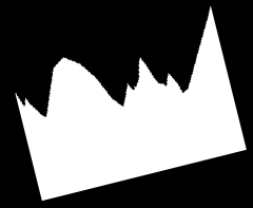
#> input picture set0/0.png, 253 x 208 px
$ python -i image_utils.py   (imports and definitions only)   (older library calls are emulated)
#> lines starting #> are read from the running program, lines starting #| are printed output that depends on the picture; after the words box and inside, x2 and y2 are one past the last pixel; in counts of white or black regions, pixels touching at a corner belong together
import cv2
import numpy as np
import sys
import os.path


# [20 lines left out: functions load_pictures, normalize_figures, show_image, not called in this run]


def get_contour(image):
    ret, thresh = cv2.threshold(image, 127, 255, 0)

    kernel = np.ones((4, 4), np.uint8)

    closed_thresh = cv2.morphologyEx(thresh, cv2.MORPH_CLOSE, kernel)
    _, contours, hierarchy = cv2.findContours(closed_thresh, 1, 2)

    return get_contour_with_max_size(contours)


# [29 lines left out: functions get_binary_image, get_contour_with_max_size, get_normalized_figure, not called in this run]


def rotate_to_box(img):
    contour = get_contour(img)
    box = get_box(contour)
    angle = get_angle(box[0], box[1])
    rotated_img = rotate_bound(img, angle)
    rotated_contour = get_contour(rotated_img)
    box2 = get_box(rotated_contour)

    return get_cropped_image(rotated_img, box2)


# [83 lines left out: functions scale_to_width, get_rotated_to_figure_base, get_cropped_image, get_box, get_angle, rotate_bound, not called in this run]

>>> import cv2
>>> picture = cv2.imread('set0/0.png')
#> picture is the input picture: shape (208, 253, 3); min 0, max 255, mean 103.7
>>> result = rotate_to_box(picture)
#> in get_contour, `ret, thresh = cv2.threshold(image, 127, 255, 0)`:
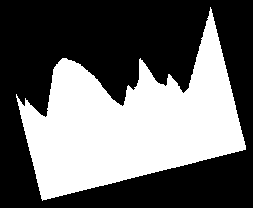
#> thresh: shape (208, 253, 3); 40.7% white; 1 white region, box (x1, y1, x2, y2) and area: (16, 7, 246, 201) 21392
#> in get_contour, `closed_thresh = cv2.morphologyEx(thresh, cv2.MORPH_CLOSE, kernel)`:
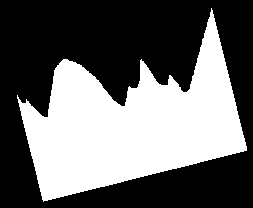
#> closed_thresh: shape (208, 253, 3); 40.7% white; 1 white region, box (x1, y1, x2, y2) and area: (17, 8, 247, 202) 21421
#> (the run stopped early here; a loop or call above may not have finished)

$ run again, on set0/1.png
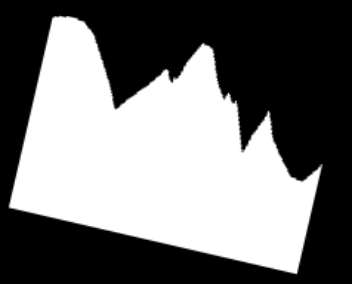
#> input picture set0/1.png, 352 x 284 px
#> picture is the input picture: shape (284, 352, 3); min 0, max 255, mean 115
#> in get_contour, `ret, thresh = cv2.threshold(image, 127, 255, 0)`:
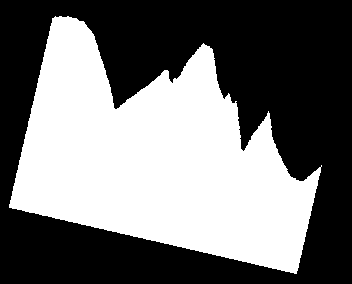
#> thresh: shape (284, 352, 3); 45.1% white; 1 white region, box (x1, y1, x2, y2) and area: (9, 16, 322, 274) 45082
#> in get_contour, `closed_thresh = cv2.morphologyEx(thresh, cv2.MORPH_CLOSE, kernel)`:
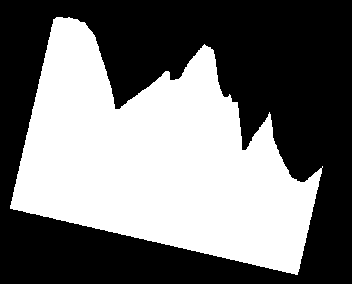
#> closed_thresh: shape (284, 352, 3); 45.1% white; 1 white region, box (x1, y1, x2, y2) and area: (10, 17, 323, 275) 45122
